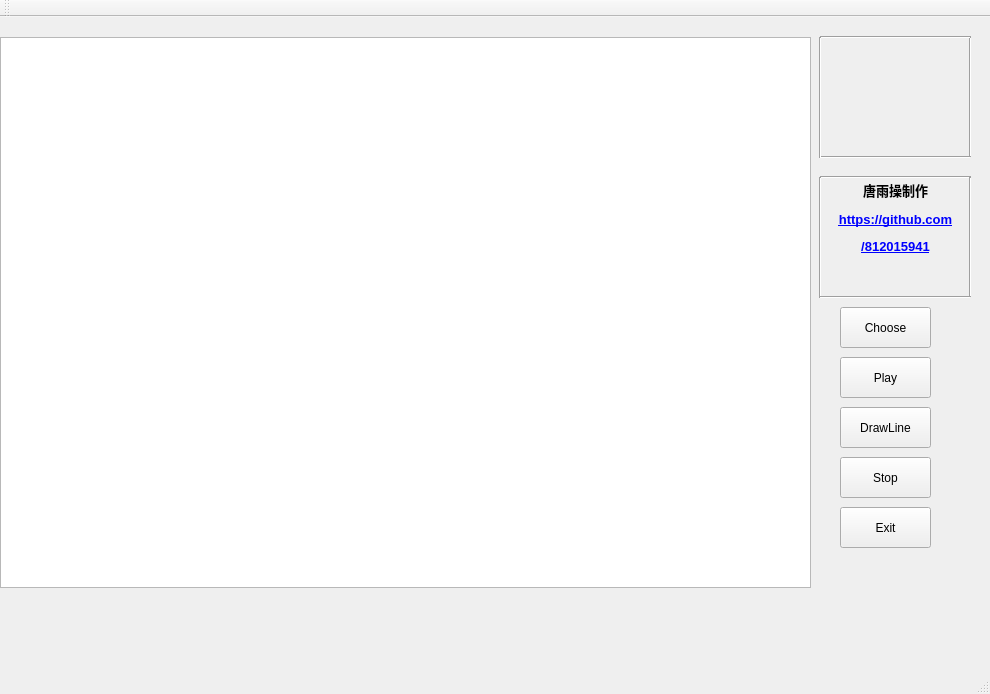
<?xml version="1.0" encoding="UTF-8"?>
<ui version="4.0">
 <class>MainWindowClass</class>
 <widget class="QMainWindow" name="MainWindowClass">
  <property name="geometry">
   <rect>
    <x>0</x>
    <y>0</y>
    <width>990</width>
    <height>694</height>
   </rect>
  </property>
  <property name="windowTitle">
   <string>MainWindow</string>
  </property>
  <widget class="QWidget" name="centralWidget">
   <widget class="QPushButton" name="OpenBtn">
    <property name="geometry">
     <rect>
      <x>840</x>
      <y>290</y>
      <width>91</width>
      <height>41</height>
     </rect>
    </property>
    <property name="text">
     <string>Choose</string>
    </property>
   </widget>
   <widget class="QPushButton" name="PlayBtn">
    <property name="geometry">
     <rect>
      <x>840</x>
      <y>340</y>
      <width>91</width>
      <height>41</height>
     </rect>
    </property>
    <property name="text">
     <string>Play</string>
    </property>
   </widget>
   <widget class="QLabel" name="labelIntroduction">
    <property name="geometry">
     <rect>
      <x>820</x>
      <y>160</y>
      <width>151</width>
      <height>121</height>
     </rect>
    </property>
    <property name="text">
     <string>&lt;html&gt;&lt;head/&gt;&lt;body&gt;&lt;p align=&quot;center&quot;&gt;&lt;span style=&quot; font-size:10pt; font-weight:600;&quot;&gt;唐雨操制作&lt;/span&gt;&lt;/p&gt;&lt;p align=&quot;center&quot;&gt;&lt;a href=&quot;https://github.com/812015941&quot;&gt;&lt;span style=&quot; font-size:10pt; font-weight:600; text-decoration: underline; color:#0000ff;&quot;&gt;https://github.com&lt;/span&gt;&lt;/a&gt;&lt;/p&gt;&lt;p align=&quot;center&quot;&gt;&lt;a href=&quot;https://github.com/812015941&quot;&gt;&lt;span style=&quot; font-size:10pt; font-weight:600; text-decoration: underline; color:#0000ff;&quot;&gt;/812015941&lt;/span&gt;&lt;/a&gt;&lt;/p&gt;&lt;p align=&quot;center&quot;&gt;&lt;br/&gt;&lt;/p&gt;&lt;/body&gt;&lt;/html&gt;</string>
    </property>
   </widget>
   <widget class="QGraphicsView" name="GraphicsView">
    <property name="geometry">
     <rect>
      <x>0</x>
      <y>20</y>
      <width>811</width>
      <height>551</height>
     </rect>
    </property>
   </widget>
   <widget class="QLabel" name="imageLabel">
    <property name="geometry">
     <rect>
      <x>820</x>
      <y>20</y>
      <width>151</width>
      <height>121</height>
     </rect>
    </property>
    <property name="text">
     <string/>
    </property>
    <property name="alignment">
     <set>Qt::AlignHCenter|Qt::AlignTop</set>
    </property>
    <property name="wordWrap">
     <bool>false</bool>
    </property>
   </widget>
   <widget class="QPushButton" name="StopBtn">
    <property name="geometry">
     <rect>
      <x>840</x>
      <y>440</y>
      <width>91</width>
      <height>41</height>
     </rect>
    </property>
    <property name="text">
     <string>Stop</string>
    </property>
   </widget>
   <widget class="QPushButton" name="DrawBtn">
    <property name="geometry">
     <rect>
      <x>840</x>
      <y>390</y>
      <width>91</width>
      <height>41</height>
     </rect>
    </property>
    <property name="text">
     <string>DrawLine</string>
    </property>
   </widget>
   <widget class="QPushButton" name="ExitBtn">
    <property name="geometry">
     <rect>
      <x>840</x>
      <y>490</y>
      <width>91</width>
      <height>41</height>
     </rect>
    </property>
    <property name="text">
     <string>Exit</string>
    </property>
   </widget>
   <widget class="Line" name="line">
    <property name="geometry">
     <rect>
      <x>820</x>
      <y>150</y>
      <width>151</width>
      <height>20</height>
     </rect>
    </property>
    <property name="orientation">
     <enum>Qt::Horizontal</enum>
    </property>
   </widget>
   <widget class="Line" name="line_2">
    <property name="geometry">
     <rect>
      <x>960</x>
      <y>160</y>
      <width>20</width>
      <height>121</height>
     </rect>
    </property>
    <property name="orientation">
     <enum>Qt::Vertical</enum>
    </property>
   </widget>
   <widget class="Line" name="line_3">
    <property name="geometry">
     <rect>
      <x>810</x>
      <y>160</y>
      <width>20</width>
      <height>121</height>
     </rect>
    </property>
    <property name="orientation">
     <enum>Qt::Vertical</enum>
    </property>
   </widget>
   <widget class="Line" name="line_4">
    <property name="geometry">
     <rect>
      <x>820</x>
      <y>270</y>
      <width>151</width>
      <height>20</height>
     </rect>
    </property>
    <property name="orientation">
     <enum>Qt::Horizontal</enum>
    </property>
   </widget>
   <widget class="Line" name="line_5">
    <property name="geometry">
     <rect>
      <x>960</x>
      <y>20</y>
      <width>20</width>
      <height>121</height>
     </rect>
    </property>
    <property name="orientation">
     <enum>Qt::Vertical</enum>
    </property>
   </widget>
   <widget class="Line" name="line_6">
    <property name="geometry">
     <rect>
      <x>820</x>
      <y>10</y>
      <width>151</width>
      <height>20</height>
     </rect>
    </property>
    <property name="orientation">
     <enum>Qt::Horizontal</enum>
    </property>
   </widget>
   <widget class="Line" name="line_7">
    <property name="geometry">
     <rect>
      <x>820</x>
      <y>130</y>
      <width>151</width>
      <height>20</height>
     </rect>
    </property>
    <property name="orientation">
     <enum>Qt::Horizontal</enum>
    </property>
   </widget>
   <widget class="Line" name="line_8">
    <property name="geometry">
     <rect>
      <x>810</x>
      <y>20</y>
      <width>20</width>
      <height>121</height>
     </rect>
    </property>
    <property name="orientation">
     <enum>Qt::Vertical</enum>
    </property>
   </widget>
  </widget>
  <widget class="QMenuBar" name="menuBar">
   <property name="geometry">
    <rect>
     <x>0</x>
     <y>0</y>
     <width>990</width>
     <height>25</height>
    </rect>
   </property>
  </widget>
  <widget class="QToolBar" name="mainToolBar">
   <attribute name="toolBarArea">
    <enum>TopToolBarArea</enum>
   </attribute>
   <attribute name="toolBarBreak">
    <bool>false</bool>
   </attribute>
  </widget>
  <widget class="QStatusBar" name="statusBar"/>
 </widget>
 <layoutdefault spacing="6" margin="11"/>
 <resources>
  <include location="mainwindow.qrc"/>
 </resources>
 <connections/>
</ui>
